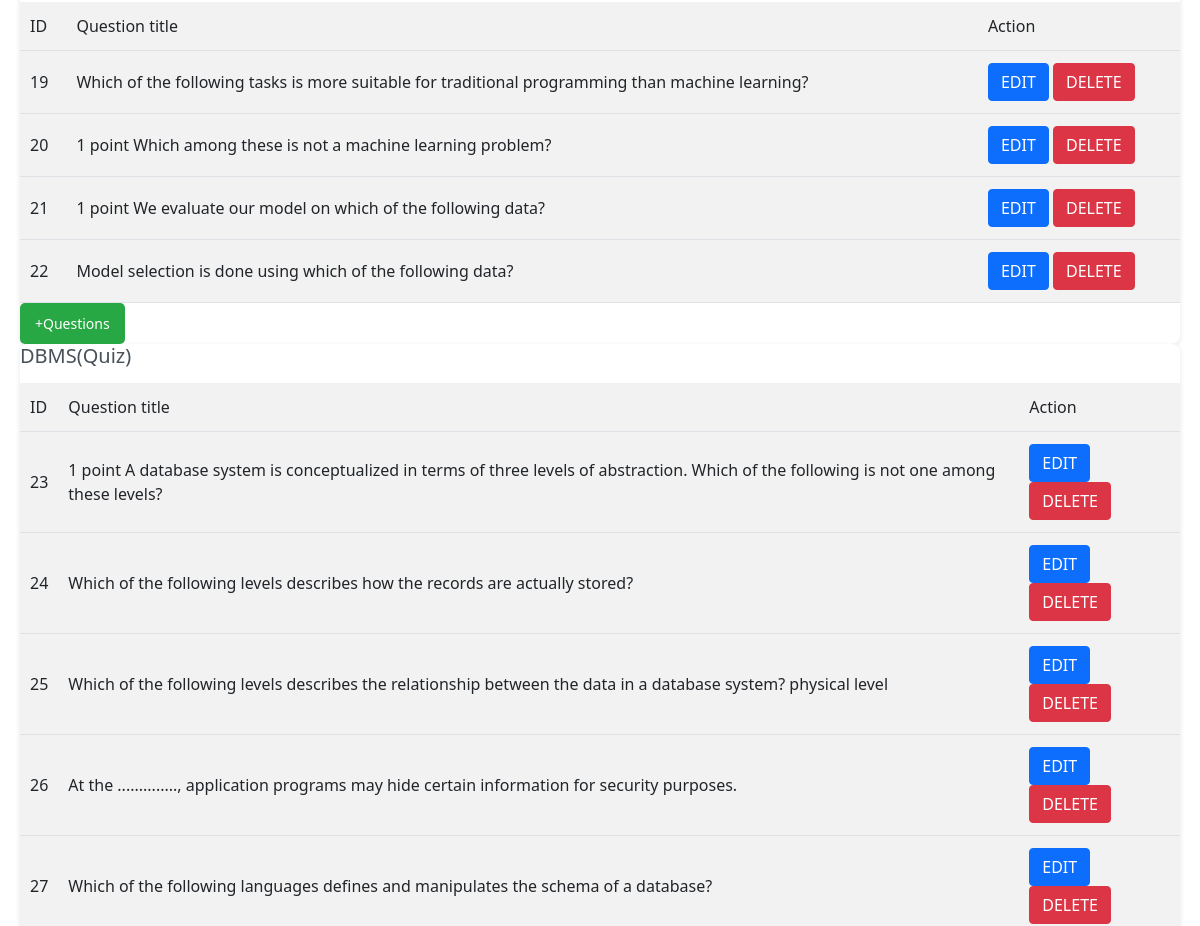
The page /quiz_management (signed in, middle part) on the database as committed earlier.
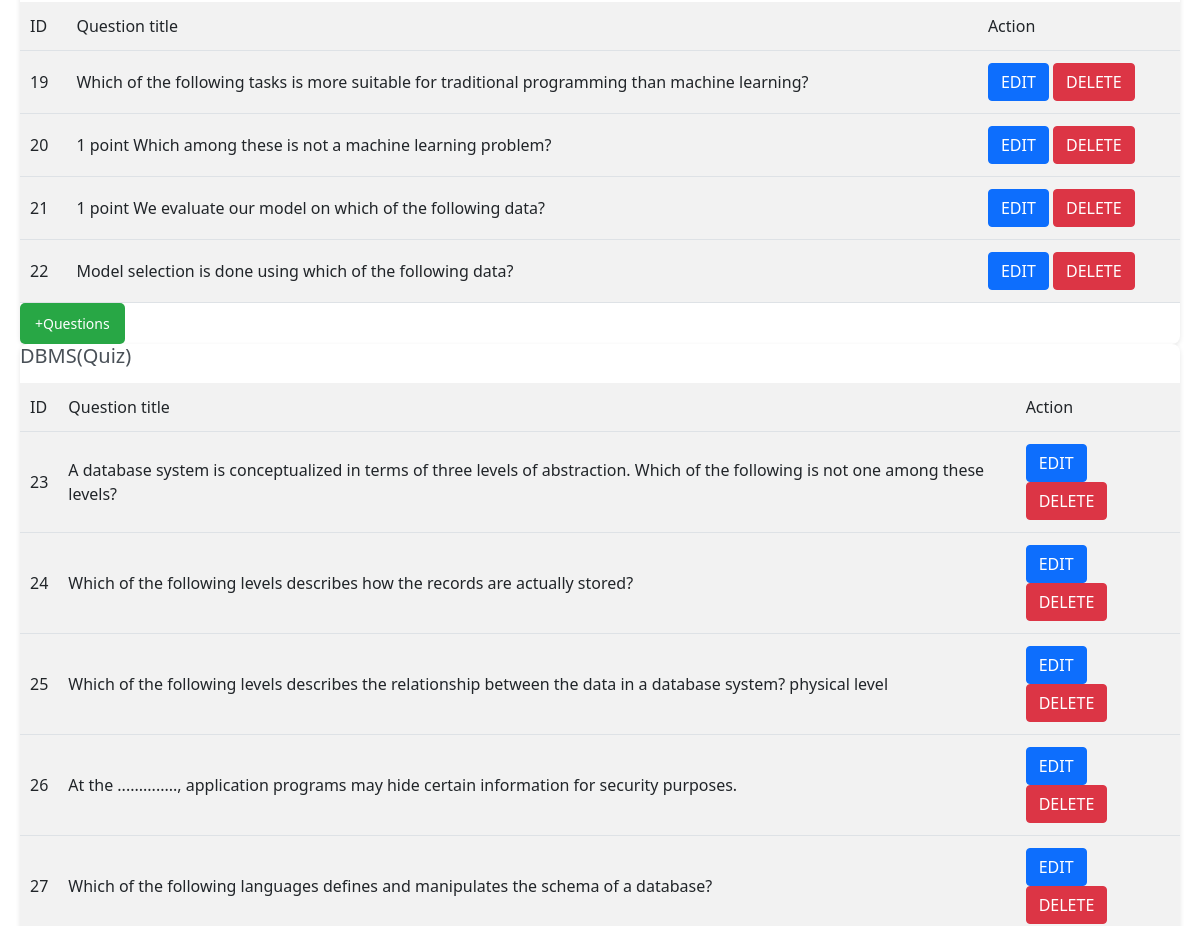
The same page on the database as committed later.
### application/models.py (models this page shows)
class Question(db.Model):
    id = db.Column(db.Integer, primary_key=True)
    quiz_id = db.Column(db.Integer, db.ForeignKey('quiz.id'), nullable=False)
    question_title = db.Column(db.String(), nullable=False)
    option1 = db.Column(db.String(), nullable=False)
    option2 = db.Column(db.String(), nullable=False)
    option3 = db.Column(db.String(), nullable=False)
    option4 = db.Column(db.String(), nullable=False)
    correct_option = db.Column(db.Integer, nullable=False)

### application/controllers.py (the view)
@app.route("/quiz_management", methods=["GET", "POST"])
def quiz_management():
    if ("user_id" not in session or User.query.get(session["user_id"]).is_admin != "admin"):
        return redirect(url_for("login"))
    search_query = request.args.get("search_query")
    quizzes = (
        Quiz.query.filter(Quiz.title.ilike(f"%{search_query}%"))
        if search_query
        else Quiz.query.all()
    )
    for quiz in quizzes:
        quiz.questions = Question.query.filter_by(quiz_id=quiz.id).all()
    return render_template("quiz_management.html", quizzes=quizzes, search_query=search_query)

### templates/quiz_management.html (shortened to what this page needs)
<!DOCTYPE html>
<html lang="en">
<head>
    <link rel="stylesheet" href="{{url_for('static', filename='admin_quizm.css')}}">
    <link href="https://cdn.jsdelivr.net/npm/bootstrap@5.0.2/dist/css/bootstrap.min.css" rel="stylesheet"
>
</head>
</head>
<body>
    <div id="main">
        <div class="dashboard">
            <div class="subject-container">
                {% for quiz in quizzes %}
                <div class="subject-card">
                    <h3>{{quiz.title}} </h3>
                    <table class="chapter-table">
                        <tr>
                            <th>ID</th>
                            <th>Question title </th>
                            <th>Action</th>
                        </tr>
                        {% for question in quiz.questions %}
                        <tr>
                            <th>{{question.id}}</th>
                            <th>{{ question.question_title}}</th>
                            <th>
                                <a href="{{url_for('edit_question', question_id = question.id)}}" class="btn-btn-primary"><button type="submit" class="btn btn-primary">Edit</button></a>
                                <a href="{{url_for('delete_question', question_id = question.id)}}" class="btn-btn-primary"><button type="submit" class="btn btn-danger">Delete</button></a>
                            </th>
                        </tr>
                        {% endfor %}
                    </table>
                    <a href="{{url_for('new_question', quiz_id= quiz.id)}}"><button class="add-chapter">+Questions</button></a>
                </div>
                {% endfor %}
            </div>
        </div>
    </div>
</body>
</html>

Rows that differ between the two databases and show on the page:
changed Question id 23: question_title "1 point A database system is conceptualized in terms of three levels of abstraction. Which of the following is not one among these levels?" → "A database system is conceptualized in terms of three levels of abstraction. Which of the following is not one among these levels?"
